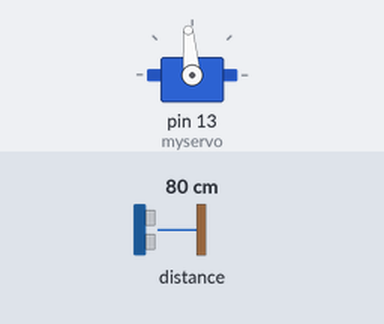
The sketch below on a simulated Arduino Uno, built with avr-gcc and run on an emulated ATmega328P. On the bench: servo. The test bench sets the inputs (shaded band); at power-on: distance to the obstacle 80 cm. What the sketch prints to the serial monitor is not drawn.

Above: at 1.2 s.
1.3 s: distance to the obstacle set to 250 cm
Timing chart, 0 to 4.3 s (numbered marks = the images above; inputs shaded):
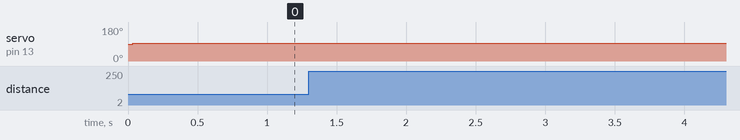

Measured:
- after the input at 1.3 s, every drawn part: stays the same

The sketch:

BeamBall_Laser.ino
```cpp
// Proyecto Bola y Barra

//Librerías servo y sensor láser
#include <Servo.h>
#include "Adafruit_VL53L0X.h"


// Ganancias PID;
double Kp = 0, Ki = 0, Kd = 0;

// Variable posición y posición deseada
int pos = 0;
int setPoint = 12;

// Variables PID
unsigned long currentTime, previousTime;
double elapsedTime;
double error, lastError, cumError, rateError;
double outPut;

// Distacias medidas
float dis;
float dis_cm;

// Se define el servo y el sensor
Servo myservo;
Adafruit_VL53L0X lox = Adafruit_VL53L0X();

void setup() {
  Serial.begin(115200); // Inicio comunicación serial

// Se inicia el sensor láser
  if (!lox.begin()) {
    Serial.println(F("Failed to boot VL53L0X"));
    while (1);
  }
// Pin donde está conectado el servo
  myservo.attach(13);

}

void loop() {
// Se obtiene la distancia del sensor
  dis = distancia();
// Se asigna la posición del servomotor en grados
  pos = PID(dis) + 95;
// Se limita el valor de la posición del servo para
// que no exceda los límites
  limite();
//Se manda la posición al servomotor
  myservo.write(pos);

// Se imprimen los valores para graficar en el serial plotter
  Serial.print(setPoint);
  Serial.print(" ");
  Serial.println(dis);
  delay(10);
}

float distancia()
{
  // Se crea un objeto measure
  VL53L0X_RangingMeasurementData_t measure;
 // Test de rango
  lox.rangingTest(&measure, false);
 // Se crea una condición para el rango del sensor
  if (measure.RangeStatus != 4) {
    // Cuando se esté en el rango medible se obtiene la distancia
    // del sensor en milímetros
    float dis_mm = measure.RangeMilliMeter;
    // Se convierte la distancia a cm
    dis_cm = dis_mm / 10;
  } else {
    // Si está fuera de rango que se imprima un mensaje
    Serial.println(" Fuera de rango ");
  }
  // Se regresa la distancia en centímetros
  return dis_cm;
}

void limite(void)
{
  // Si la posición se pasa de 130 que se mantenga en 130
  if (pos > 130)
  {
    pos = 130;
  }
  // Si la posición es menos de 60 que se mandenga en 60
  if (pos < 60)
  {
    pos = 60;
  }
}
double PID(float input)
{
  // Se guarda el tempo actual
  currentTime = millis();
  // Se calcula el tiempo transcurrido
  elapsedTime = currentTime - previousTime;

  // Se obtiene el error de posición
  error = setPoint - input;
  // Se calcula la integral del error
  cumError += error * elapsedTime;
  // Se calcula la derivada del error
  rateError = (error - lastError) / elapsedTime;
  // Se calcula la salida del controlador
  outPut = Kp * error + Ki * cumError + Kd * rateError;

  // El error actual se convierte en el error pasado
  lastError = error;
  // El tiempo actual se convierte en el tiempo pasado
  previousTime = currentTime;

  // Se regresa la salida del controlador
  return outPut;
}
```
